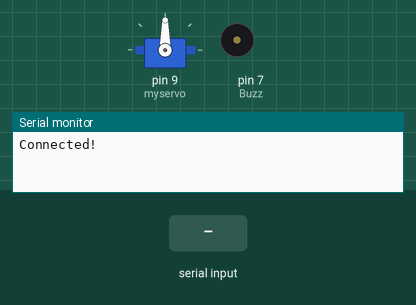
This sketch was run on a simulated Arduino Uno, built with avr-gcc and run on an emulated ATmega328P. Parts: servo, buzzer (waves = sounding, pin HIGH), the last lines printed to the serial monitor. The test bench sets the inputs (shaded band).

Above: at 1.2 s.
1.3 s: "90,45\n" received over Serial
At 2.5 s:
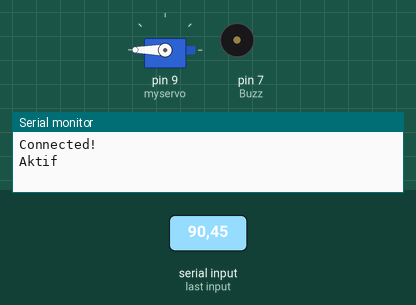
At 13.1 s:
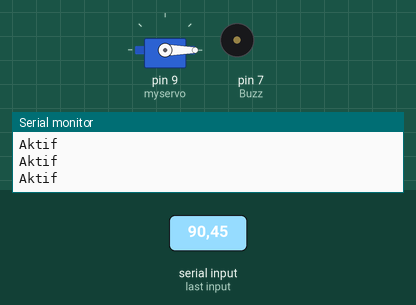
Timing chart, 0 to 13.6 s (numbered marks = the images above; inputs shaded):
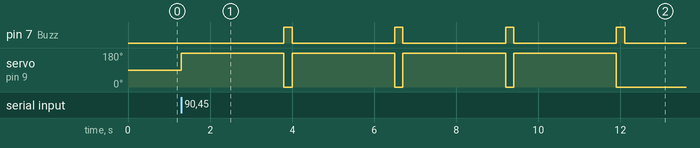

Measured:
- after the input at 1.3 s, pin 7 (Buzz): alternates HIGH for 0.20 s and LOW for 2.5 s, starting after 2.5 s; servo on pin 9 (myservo): alternates 180° for 2.5 s and 0° for 0.20 s, starting at once

The sketch:

Project_fix_nano.ino
```cpp
#include <Servo.h>

Servo myservo;
int pos1 = 300;
int pos2 = 0;
int Buzz = 7;
int r = 0;
int status1;

void setup() {

  Serial.begin(9600);
  myservo.attach(9);
  pinMode(Buzz, OUTPUT);
  while (! Serial);
  Serial.println("Connected!");
}


void loop() {

  if(Serial.available()){
    char c = Serial.read();
    r = (Serial.read() - '0');

      Serial.println("Aktif");

      myservo.write(pos1);
      delay(2500);
      myservo.write(pos2);
      digitalWrite(Buzz, HIGH);
      delay(200);
      digitalWrite(Buzz, LOW);


   }
}
```
